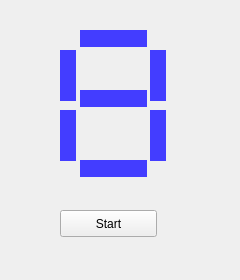
<?xml version="1.0" encoding="UTF-8"?>
<ui version="4.0">
 <class>Widget</class>
 <widget class="QWidget" name="Widget">
  <property name="geometry">
   <rect>
    <x>0</x>
    <y>0</y>
    <width>240</width>
    <height>280</height>
   </rect>
  </property>
  <property name="minimumSize">
   <size>
    <width>240</width>
    <height>280</height>
   </size>
  </property>
  <property name="maximumSize">
   <size>
    <width>240</width>
    <height>280</height>
   </size>
  </property>
  <property name="cursor">
   <cursorShape>ArrowCursor</cursorShape>
  </property>
  <property name="windowTitle">
   <string>SevenSegments</string>
  </property>
  <widget class="QPushButton" name="pushButton">
   <property name="geometry">
    <rect>
     <x>60</x>
     <y>210</y>
     <width>97</width>
     <height>27</height>
    </rect>
   </property>
   <property name="text">
    <string>Start</string>
   </property>
  </widget>
  <widget class="QLabel" name="a_in">
   <property name="geometry">
    <rect>
     <x>80</x>
     <y>30</y>
     <width>67</width>
     <height>17</height>
    </rect>
   </property>
   <property name="styleSheet">
    <string notr="true">background-color: rgb(67, 61, 255);</string>
   </property>
   <property name="text">
    <string/>
   </property>
  </widget>
  <widget class="QLabel" name="f_in">
   <property name="geometry">
    <rect>
     <x>80</x>
     <y>90</y>
     <width>67</width>
     <height>17</height>
    </rect>
   </property>
   <property name="styleSheet">
    <string notr="true">background-color: rgb(67, 61, 255);</string>
   </property>
   <property name="text">
    <string/>
   </property>
  </widget>
  <widget class="QLabel" name="b_in">
   <property name="geometry">
    <rect>
     <x>150</x>
     <y>50</y>
     <width>16</width>
     <height>51</height>
    </rect>
   </property>
   <property name="styleSheet">
    <string notr="true">background-color: rgb(67, 61, 255);</string>
   </property>
   <property name="text">
    <string/>
   </property>
  </widget>
  <widget class="QLabel" name="g_in">
   <property name="geometry">
    <rect>
     <x>60</x>
     <y>50</y>
     <width>16</width>
     <height>51</height>
    </rect>
   </property>
   <property name="styleSheet">
    <string notr="true">background-color: rgb(67, 61, 255);</string>
   </property>
   <property name="text">
    <string/>
   </property>
  </widget>
  <widget class="QLabel" name="c_in">
   <property name="geometry">
    <rect>
     <x>150</x>
     <y>110</y>
     <width>16</width>
     <height>51</height>
    </rect>
   </property>
   <property name="styleSheet">
    <string notr="true">background-color: rgb(67, 61, 255);</string>
   </property>
   <property name="text">
    <string/>
   </property>
  </widget>
  <widget class="QLabel" name="e_in">
   <property name="geometry">
    <rect>
     <x>60</x>
     <y>110</y>
     <width>16</width>
     <height>51</height>
    </rect>
   </property>
   <property name="styleSheet">
    <string notr="true">background-color: rgb(67, 61, 255);</string>
   </property>
   <property name="text">
    <string/>
   </property>
  </widget>
  <widget class="QLabel" name="d_in">
   <property name="geometry">
    <rect>
     <x>80</x>
     <y>160</y>
     <width>67</width>
     <height>17</height>
    </rect>
   </property>
   <property name="styleSheet">
    <string notr="true">background-color: rgb(67, 61, 255);</string>
   </property>
   <property name="text">
    <string/>
   </property>
  </widget>
 </widget>
 <layoutdefault spacing="6" margin="11"/>
 <resources/>
 <connections>
  <connection>
   <sender>pushButton</sender>
   <signal>clicked()</signal>
   <receiver>Widget</receiver>
   <slot>start()</slot>
   <hints>
    <hint type="sourcelabel">
     <x>203</x>
     <y>117</y>
    </hint>
    <hint type="destinationlabel">
     <x>188</x>
     <y>91</y>
    </hint>
   </hints>
  </connection>
 </connections>
 <slots>
  <slot>send()</slot>
  <slot>start()</slot>
 </slots>
</ui>
